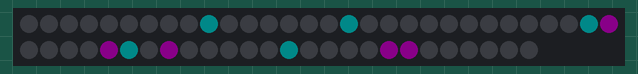
Simulated run of this sketch. Board: Arduino Uno, built with avr-gcc and run on an emulated ATmega328P. On the bench: 56 RGB LEDs in strip order, left to right, continuing on the next row. Dim RGB values are drawn brighter than linear; random numbers use the default seed unless the sketch sets one.

Above: at 1.6 s.
At 6.1 s:
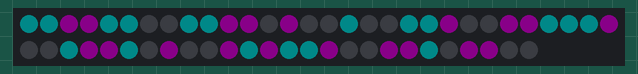
At 16.2 s:
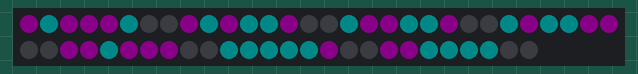
At 25.2 s:
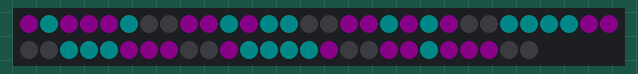
At 34.4 s:
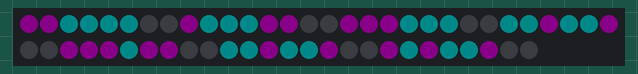
At 36.59 s:
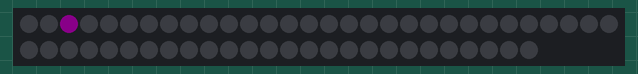

Measured:
- what the display in image 2 shows lasts 2.2 s, from 16.1 s to 18.3 s

The sketch:

NeoPixel_Rainbow_Matrix_New.ino
```cpp
#include <Adafruit_NeoPixel.h>

#define PIN            6
#define NUMPIXELS      56
#define COUNT 8

Adafruit_NeoPixel pixels = Adafruit_NeoPixel(NUMPIXELS, PIN, NEO_GRB + NEO_KHZ800);

uint32_t C0 = 0x000000; //Black
uint32_t C1 = 0xFFFFFF; //White
uint32_t C2 = 0xFF0000; //Red
uint32_t C3 = 0x00FF00; //Green
uint32_t C4 = 0x0000FF; //Blue
uint32_t C5 = 0xFFFF00; //Yellow
uint32_t C6 = 0x00FFFF; //Cyan
uint32_t C7 = 0xFF00FF; //Magenta
uint32_t C8 = 0x800000; //Maroon
uint32_t C9 = 0x808000; //Olive
uint32_t C10 = 0x800080; //Purple
uint32_t C11 = 0x008080; //Teal

uint32_t MyColors[12] = {C0, C1, C2, C3, C4, C5, C6, C7, C8, C9, C10, C11}; //put the colors in an array
uint8_t data[56];
uint8_t counton = 0;
boolean flag=0;
int led;

uint32_t color = MyColors[0];

void display_PixelColor(int led, uint32_t color) {
      pixels.setPixelColor(led, color);
      pixels.show();
      delay(100);
}

int data_create() {
  led = random(NUMPIXELS);
  if(flag == 0) flag = 1; else flag = 0;
  if(data[led] == 8) {
    data[led] = flag;
    return led;
  } else {
    data_create();
  }
}

void setup() {
  pixels.begin();
  pixels.setBrightness(20);
  for(int i=0; i<NUMPIXELS; i++) {
    data[i] = 8;
  }
}

void loop() {
  led = data_create();
  counton++;
  if(flag == 0) color = MyColors[10]; else color = MyColors[11];
  if((led % COUNT) != 6 && (led % COUNT) != 7) display_PixelColor(led, color);

  delay(50);
  if(counton == NUMPIXELS) {
    counton = 0;
    for(int i=0; i<NUMPIXELS; i++) {
      data[i] = 8;
    }
    delay(2000);
    pixels.clear();
  }
}
```
